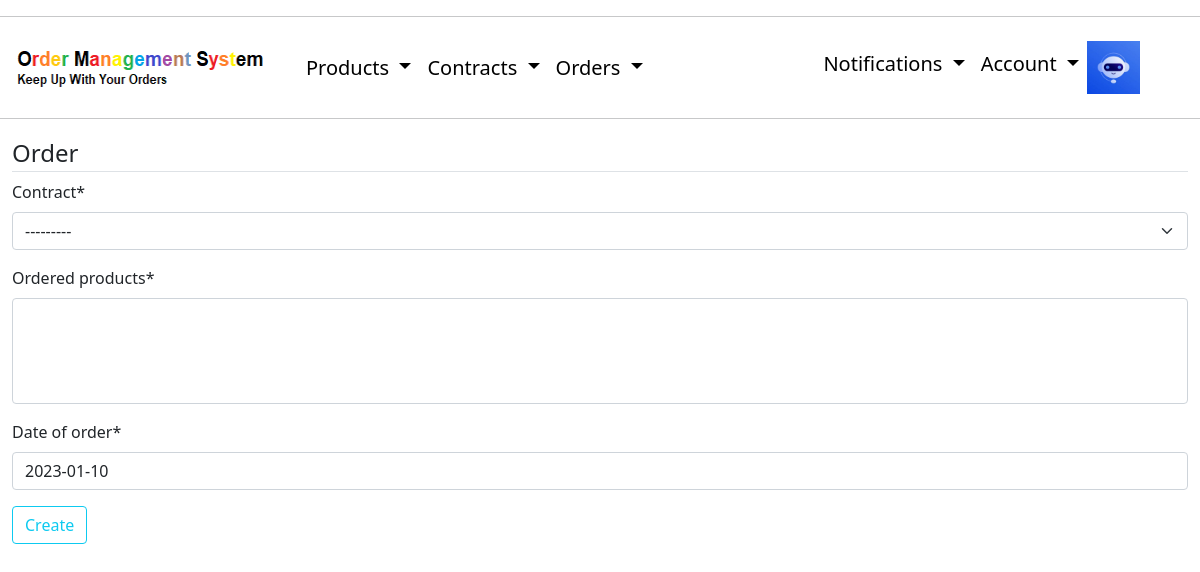
Before: /order/create/ (signed in) with the older database file.
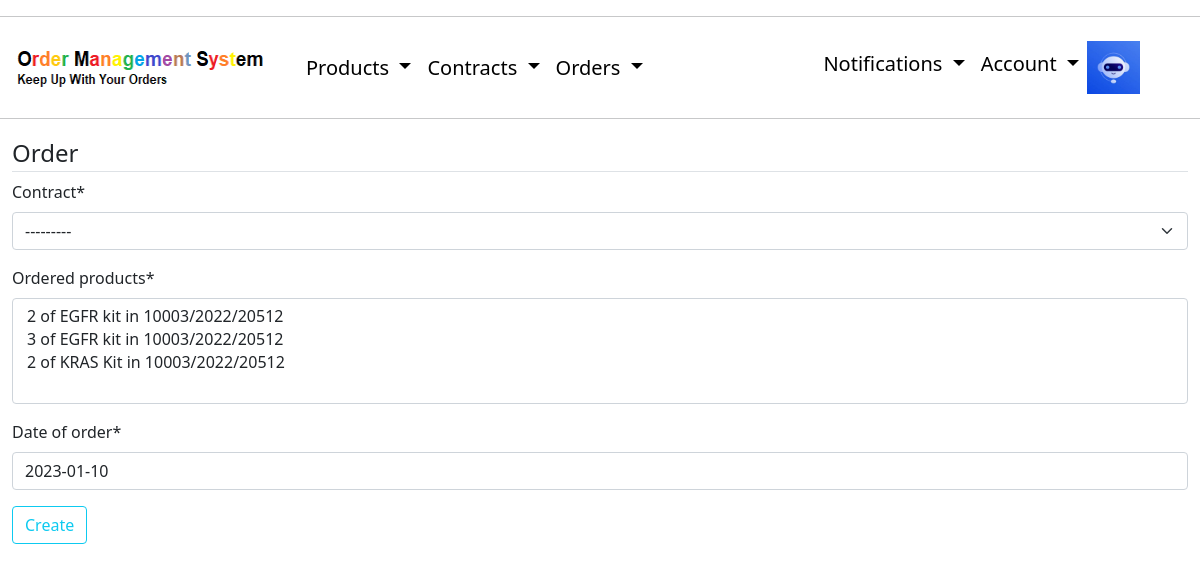
After: the same page with the newer database file.
### layout/models.py (models this page shows)
class OrderProduct(models.Model):
    user = models.ForeignKey(User, on_delete=models.CASCADE)
    contract = models.ForeignKey(Contract, on_delete = models.CASCADE)
    product = models.ForeignKey(Product, on_delete=models.CASCADE)
    quantity = models.IntegerField(default=1)
    def __str__(self):
        return f"{self.quantity} of {self.product} in {self.contract}"

### layout/views.py (the view, shortened to what this page needs)
# urls.py: path('order/create/', OrderCreateView.as_view(), name = 'order-create'),
class OrderCreateView(CompanyAndLoginRequiredMixin, CreateView):
    model = Order
    fields = [
        'contract',
        'ordered_products',
        'date_of_order']
    def get_form_class(self):
        modelform = super().get_form_class()
        product_name = self.request.GET.get('name')
        if product_name is not None:
            modelform.base_fields['contract'].queryset = Contract.objects.filter(
                author__profile__company = self.request.user.profile.company).filter(
                products__product__name = product_name)
        else:
            modelform.base_fields['contract'].queryset = Contract.objects.filter(
                author__profile__company = self.request.user.profile.company)
        return modelform

### layout/models.py (called while the page is built)
    def __str__(self):
        return self.name

    def __str__(self):
        return self.name

### layout/views.py (called while the page is built)
    def dispatch(self, request, *args, **kwargs):
        if not request.user.is_authenticated:
            messages.info(request, "You Have to login or create account first.")
            return redirect('login')
        elif not request.user.profile.company:
            messages.info(request, "You Have to login or create company first.")
            return redirect('create-company')
        return super().dispatch(request, *args, **kwargs)

### layout/templates/layout/order_form.html (shortened to what this page needs)
{% extends "layout/base.html" %}
{% load crispy_forms_tags %}
{% block content %}
    <div class="content-section">
        <form method="POST">
           <fieldset class="form-group">
                <legend class="border-bottom" mb-4> Order </legend>
                {{ form|crispy }}
           </fieldset>
           <div class="form-group">
                <button class="btn btn-outline-info" type="submit">Create</button>
            </div>
        </form>
    </div>
{% endblock content %}

Changed rows visible on the page:
added OrderProduct: contract "---------"
Other visible differences:
form field ordered_products: (not shown) → "2 of EGFR kit in 10003/2022/20512 / 3 of EGFR kit in 10003/2022/20512 / 2 of KRAS Kit in 10003/2022/20512"
form field contract: "---------" → (not shown)
